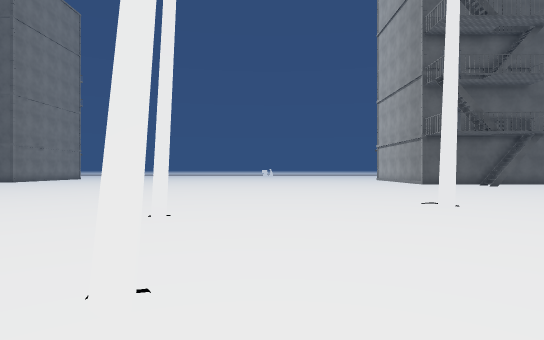
view 1 (above)

24 first-person views from a walk through a scene from a Unity 3-D project. The camera is 1.5 m above the floor, looks level and sees 80° across. Doors are open. The floor is counted in squares, 2 m on a side. Each view is taken from the middle of a square. On the plan, view 1 faces up. The plan holds only what a view shows up to about 11 squares ahead; the rest is blank. The place goes on beyond the plan. Some animated figures are left out. Some surface patterns are stand-ins.

view 2
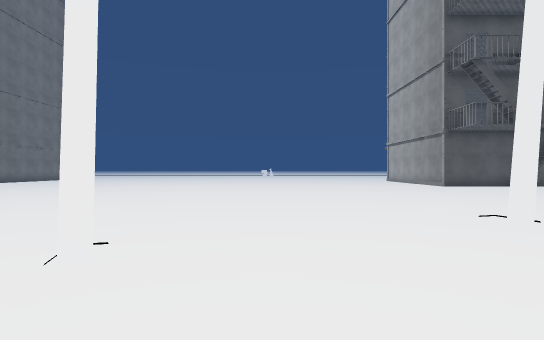

view 3
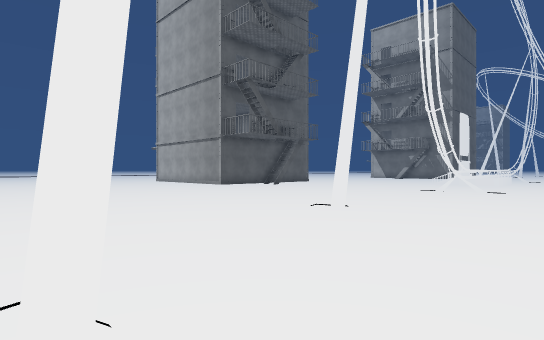

view 4
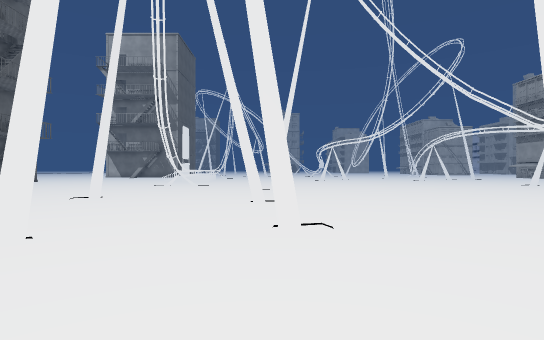

view 5
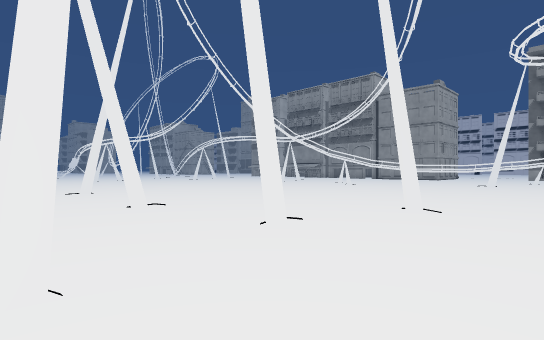

view 6
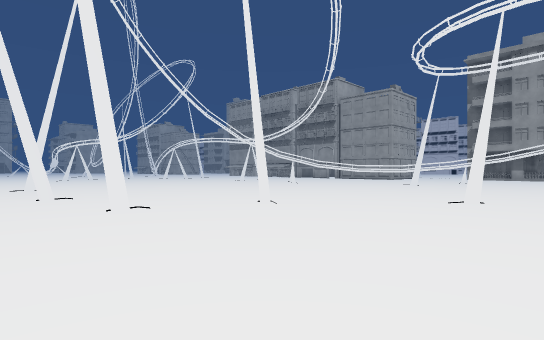

view 7
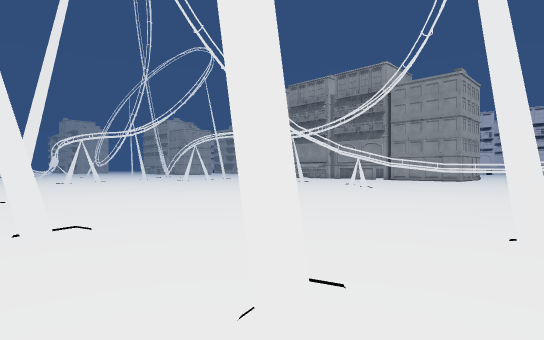

view 8
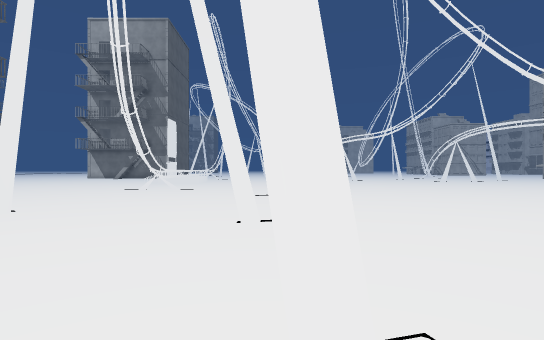

view 9
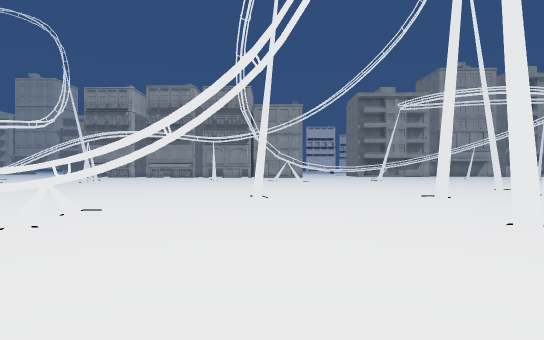

view 10
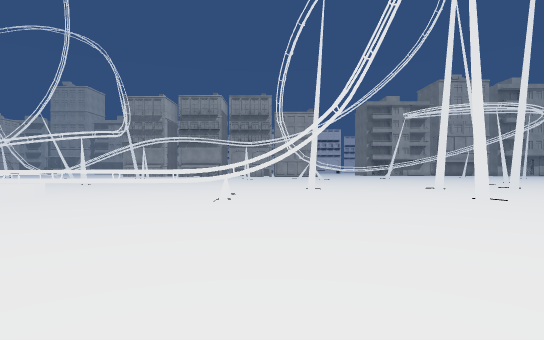

view 11
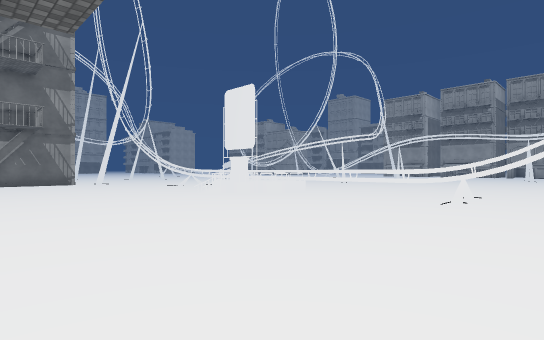

view 12
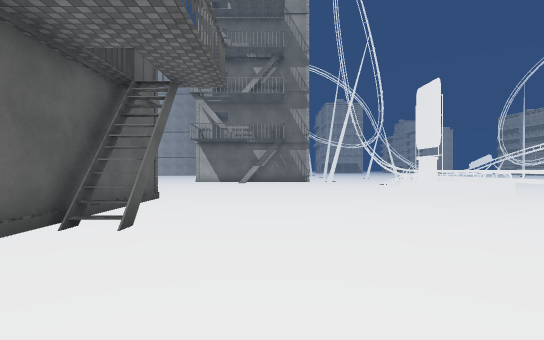

view 13
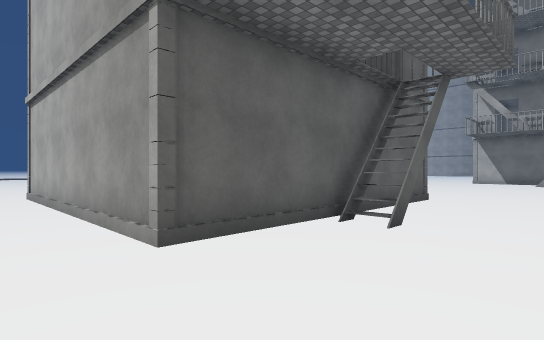

view 14
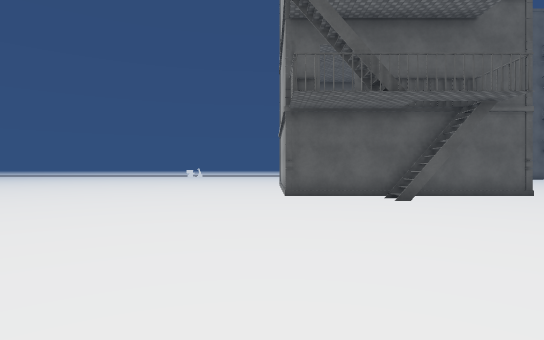

view 15
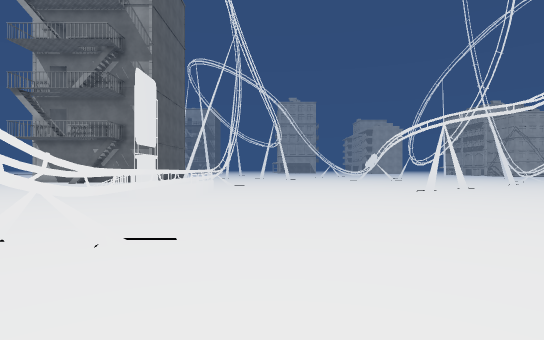

view 16
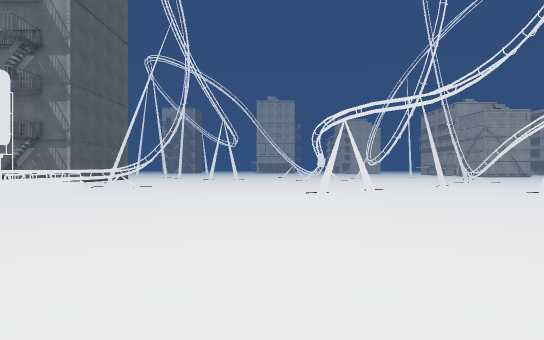

view 17
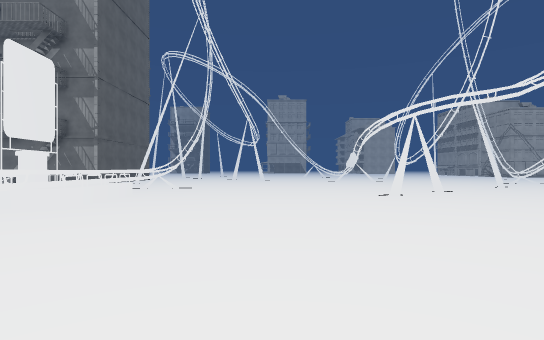

view 18
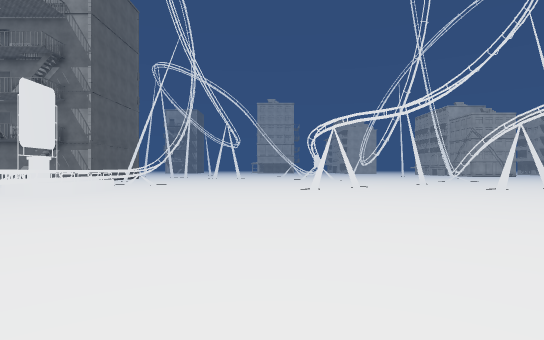

view 19
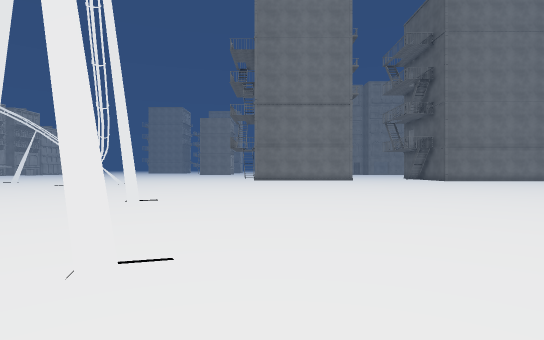

view 20
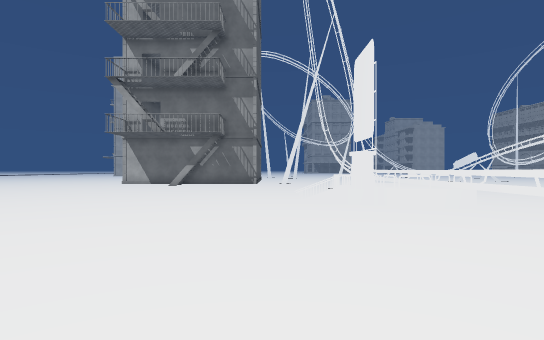

view 21
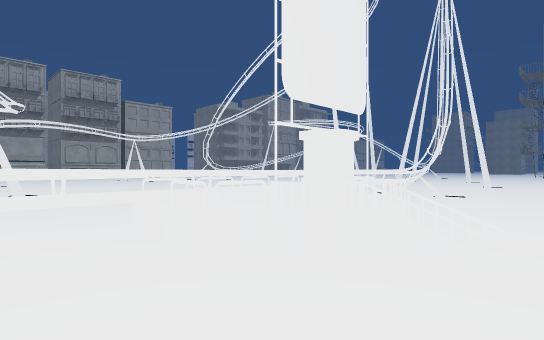

view 22
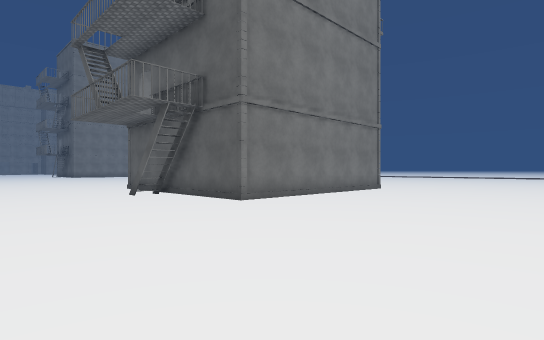

view 23
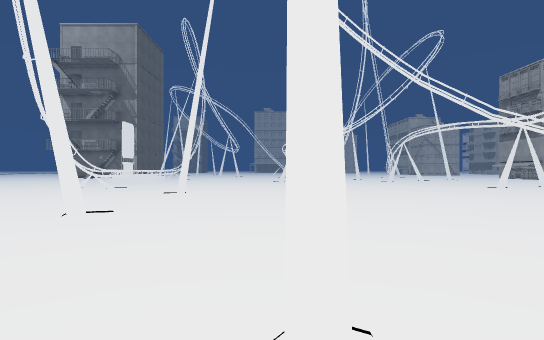

view 24
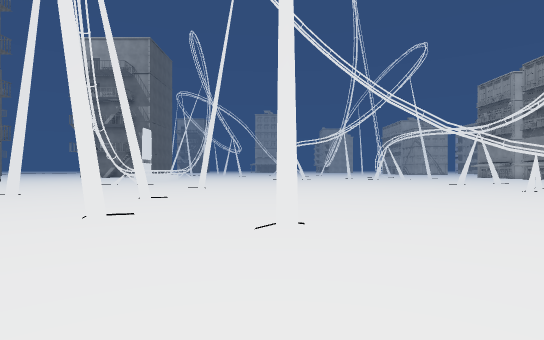

### Floor plan
Key: @ floor where view 1 was taken; # wall or solid block; . floor; D open door; = window, fence, low wall or low ledge; ^ raised ledge; T thing the floor can be seen under or through.
Columns run from 7 left of view 1 to 20 right of it. Each row starts with its distance up from view 1.
 17       ........#      #......
 16   ..  ........##D#####......
 15   ................#.........
 14   ..........................
 13  ...........................
 12 ............................
 11 ............................
 10 ............................
  9 ........................#...
  8 .......................^^=..
  7  ..........#..........=^^^TT
  6   ...............TT^TT.#^^#.
  5   ...#......................
  4 . ..........................
  3  ...........................
  2 ......#...#...#.............
  1 ............................
  0 .......@....................
 -1 .....#......................
 -2  .........................#.
 -3  ..........................#
 -4  .#........................#
 -5  ................  .........
 -6  ................   ........
 -7  ................    .......
 -8  ...............       ....
 -9  .. .. ... .. ..        .#
-10  ..    ..

Positions as (right, up) in squares from view 1, and headings:
1: (0, 0), facing up
2: (0, 2), facing up
3: (-2, 3), facing up-right
4: (-5, 2), facing right
5: (-4, 5), facing down-right
6: (-7, 4), facing down-right
7: (-2, 3), facing down-right
8: (-2, 2), facing right
9: (7, 11), facing down
10: (9, 15), facing down
11: (8, 15), facing down-right
12: (6, 13), facing right
13: (6, 13), facing up-right
14: (7, 7), facing up
15: (7, 4), facing right
16: (8, 0), facing right
17: (9, 2), facing right
18: (6, 0), facing right
19: (6, 8), facing left
20: (9, 10), facing right
21: (20, 10), facing down-left
22: (20, 11), facing up-left
23: (-3, -1), facing right
24: (-6, -1), facing right
